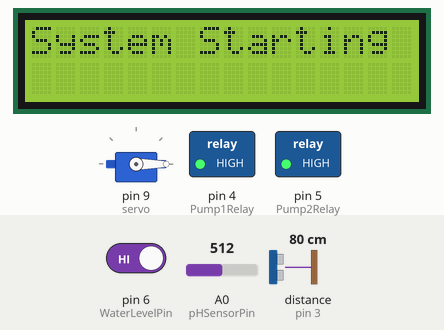
This sketch was run on a simulated Arduino Uno, built with avr-gcc and run on an emulated ATmega328P. Shown: servo, 16×2 character LCD, switched loads named in the sketch (green lamp = pin HIGH). Wiring (inferred from the names in the program): ultrasonic range finder: trigger pin 2; echo pin 3. The inputs (shaded band) are chosen by the test bench; at power-on: pin 6 (WaterLevelPin) HIGH, A0 (pHSensorPin) = 512, distance to the obstacle (sensor on pin 3) 80 cm. The echo pulse lasts 58.3 µs per cm; pins used as bus, display or sensor lines are not drawn.

Above: at 0.1 s.
At 2.2 s:
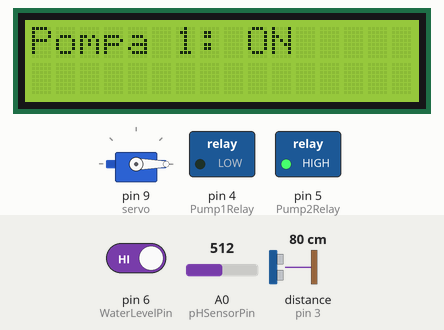
At 62.8 s:
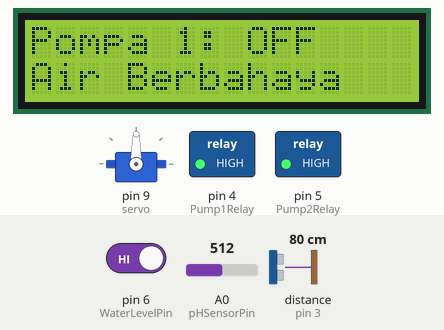
At 124.8 s:
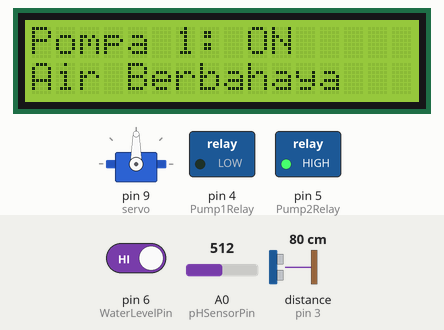
Timing chart, 0 to 126.3 s (numbered marks = the images above):
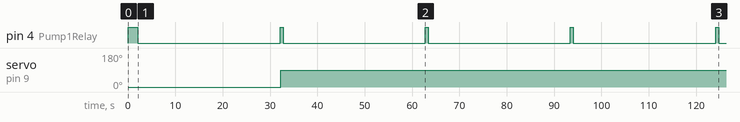

The sketch:

sistem_embedded_kelompok2_kelas12.ino
```cpp
#include <Wire.h> // Library untuk komunikasi I2C
#include <LiquidCrystal_I2C.h> // Library untuk kontrol LCD I2C
#include <Servo.h> // Library untuk kontrol motor servo

// Inisialisasi LCD dengan alamat 0x27, ukuran 16x2 karakter
LiquidCrystal_I2C lcd(0x27, 16, 2);

// Inisialisasi Servo
Servo servo;

// Definisi pin
#define UltrasonicTrig 2  // Pin trig untuk sensor ultrasonik
#define UltrasonicEcho 3  // Pin echo untuk sensor ultrasonik
#define Pump1Relay 4      // Pin relay untuk pompa 1
#define Pump2Relay 5      // Pin relay untuk pompa 2
#define WaterLevelPin 6   // Pin untuk sensor level air
#define pHSensorPin A0    // Pin analog untuk sensor pH

// Variabel untuk penghitungan jarak
long duration; // Durasi pulsa dari sensor ultrasonik
float distance; // Jarak yang dihitung berdasarkan durasi pulsa

// Kalibrasi sensor pH
float calibration_value = 21.34 + 0.7; // Nilai kalibrasi untuk sensor pH

// Fungsi setup
void setup() {
  // Konfigurasi pin sensor ultrasonik
  pinMode(UltrasonicTrig, OUTPUT);
  pinMode(UltrasonicEcho, INPUT);

  // Konfigurasi pin relay untuk pompa
  pinMode(Pump1Relay, OUTPUT);
  pinMode(Pump2Relay, OUTPUT);

  // Konfigurasi pin sensor level air
  pinMode(WaterLevelPin, INPUT_PULLUP);

  // Konfigurasi pin analog untuk sensor pH
  pinMode(pHSensorPin, INPUT);

  // Matikan pompa di awal
  digitalWrite(Pump1Relay, HIGH); // Pompa 1 mati
  digitalWrite(Pump2Relay, HIGH); // Pompa 2 mati

  // Inisialisasi servo dan set posisi awal
  servo.attach(9); // Hubungkan servo ke pin 9
  servo.write(0);  // Posisi awal servo di 0 derajat

  // Inisialisasi LCD
  lcd.init();        // Inisialisasi modul LCD
  lcd.backlight();   // Aktifkan lampu latar LCD
  lcd.clear();       // Bersihkan layar LCD
  lcd.setCursor(0, 0);
  lcd.print("System Starting"); // Pesan awal sistem
  delay(2000);       // Tunggu 2 detik
  lcd.clear();       // Bersihkan layar
}

// Fungsi untuk membaca jarak dari sensor ultrasonik
float readDistance() {
  // Kirim sinyal trigger
  digitalWrite(UltrasonicTrig, LOW);
  delayMicroseconds(2);
  digitalWrite(UltrasonicTrig, HIGH);
  delayMicroseconds(10);
  digitalWrite(UltrasonicTrig, LOW);

  // Hitung durasi pulsa dari echo
  duration = pulseIn(UltrasonicEcho, HIGH);

  // Hitung jarak dalam cm
  return (duration * 0.034 / 2);
}

// Fungsi untuk membaca nilai pH dari sensor
float readPH() {
  int buf[10], temp; // Buffer untuk data pH
  unsigned long avgValue = 0; // Nilai rata-rata pH

  // Ambil 10 sampel dari sensor pH
  for (int i = 0; i < 10; i++) {
    buf[i] = analogRead(pHSensorPin); // Baca nilai analog
    delay(10); // Tunggu 10ms
  }

  // Urutkan data sampel untuk keakuratan
  for (int i = 0; i < 9; i++) {
    for (int j = i + 1; j < 10; j++) {
      if (buf[i] > buf[j]) {
        temp = buf[i];
        buf[i] = buf[j];
        buf[j] = temp;
      }
    }
  }

  // Hitung rata-rata dari nilai tengah sampel
  for (int i = 2; i < 8; i++) avgValue += buf[i];

  // Konversi nilai analog menjadi pH
  float voltage = (float)avgValue * 5.0 / 1024 / 6;
  return -4.60 * voltage + calibration_value; // Kalibrasi nilai pH
}

// Fungsi utama loop
void loop() {
  // Cek sensor level air
  if (digitalRead(WaterLevelPin) == LOW) { // Jika air terdeteksi
    lcd.clear();
    lcd.setCursor(0, 0);
    lcd.print("System OFF"); // Tampilkan pesan sistem mati
    digitalWrite(Pump1Relay, HIGH); // Matikan pompa 1
    digitalWrite(Pump2Relay, HIGH); // Matikan pompa 2
    servo.detach(); // Matikan servo
    while (1); // Hentikan program
  }

  // Membaca jarak dari sensor ultrasonik
  distance = readDistance();

  // Jika jarak ≥ 5 cm, hidupkan pompa 1 selama 30 detik
  if (distance >= 5) {
    lcd.setCursor(0, 0);
    lcd.print("Pompa 1: ON    ");
    digitalWrite(Pump1Relay, LOW); // Hidupkan pompa 1
    delay(30000); // Pompa 1 hidup selama 30 detik
    digitalWrite(Pump1Relay, HIGH); // Matikan pompa 1
    lcd.setCursor(0, 0);
    lcd.print("Pompa 1: OFF   ");
  }

  // Membaca nilai pH dari sensor
  float phValue = readPH();
  lcd.setCursor(0, 1);
  lcd.print("pH: ");
  lcd.print(phValue, 2); // Tampilkan nilai pH di LCD

  // Analisis nilai pH
  if (phValue >= 6 && phValue <= 8) { // Jika pH aman
    lcd.setCursor(0, 1);
    lcd.print("Air Aman        ");
    digitalWrite(Pump2Relay, LOW); // Hidupkan pompa 2
    servo.write(0); // Servo tetap di posisi awal
  } else { // Jika pH berbahaya
    lcd.setCursor(0, 1);
    lcd.print("Air Berbahaya   ");
    digitalWrite(Pump2Relay, HIGH); // Matikan pompa 2
    servo.write(90); // Servo bergerak ke posisi 90 derajat
  }

  delay(500); // Waktu tunggu sebelum iterasi berikutnya
}
```

Measured:
- by itself, pin 4 (Pump1Relay): alternates HIGH for 0.66 s and LOW for 30.0 s
- by itself, servo on pin 9 (servo): 0° → 90° at 32.2 s
- what the display in image 1 shows lasts 30.0 s, from 2.1 s to 32.1 s
- what the display in image 2 shows lasts 0.6 s, from 62.8 s to 63.4 s
